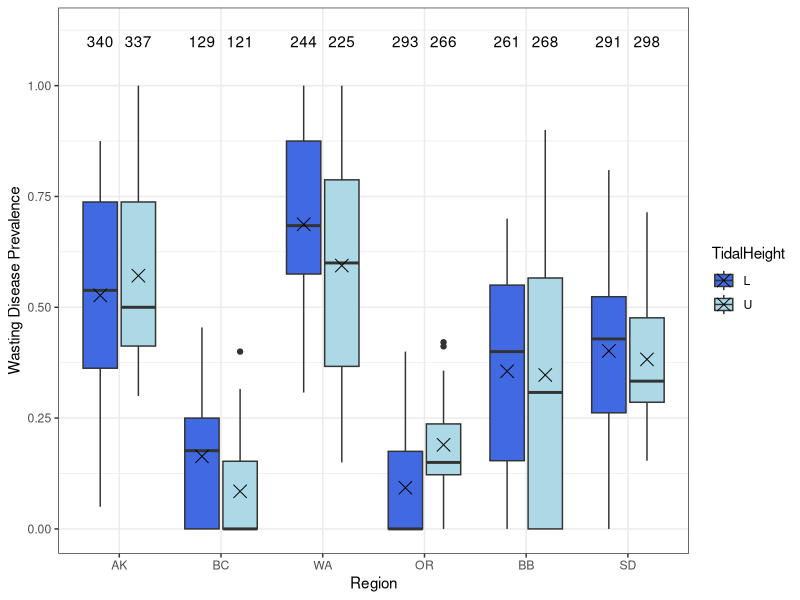
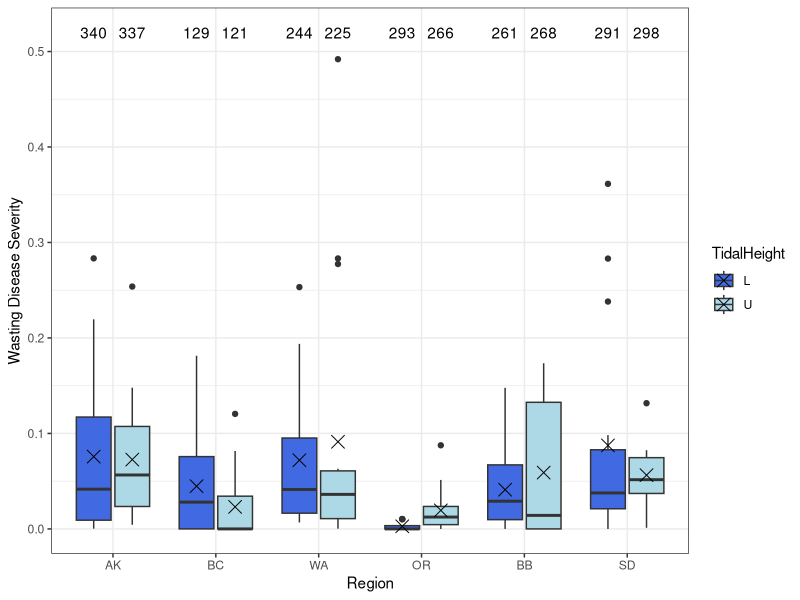

Reproduce these figures in R, in order.
## ---- chunk 1
knitr::opts_chunk$set(echo = TRUE)
library(tidyverse)
library(ggplot2)
site_order <- c("Alaska","British Columbia","Washington","Oregon","Bodega Bay","San Diego")
site_order2 <- c("AK","BC","WA","OR","BB","SD")

## ---- chunk 2
## read in and organize output from EELISA
output <- read.csv("NSF_Log_2019_12_16.csv")
output$location <- ordered(output$location,levels=site_order)
output <- separate(output,col=file_name,c("Region","SiteCode","Transect","TidalHeight",NA,NA),sep="[.]",remove = FALSE)
output <- unite(output,col="SampleID",c("Region","SiteCode","Transect","TidalHeight","blade_num"),sep=".",remove=FALSE)
output$Region <- ordered(output$Region,levels=site_order2)

#subset only EELISA scans split properly
output_true <- subset(output,correct_num=="TRUE")
which(duplicated(output_true$SampleID))
which(duplicated(output_true$SampleID,fromLast = TRUE))
output_true[c(1413,1414,1415,1467,1468,1469),]
#The duplicate SampleIDs come from the file "AK.C.4.L.6_10.tiff" which overlaps.
#Only 3 duplicates for the "true" dataset right now - some of the others were not split evenly.
#We want to keep the later entries (1467,1468,1469) because those are the "correct" numbers (match the surrounidng scans)
#Decide whether to keep the extra 6_10 blades as 21_25?
output_true <- output_true[-c(1413,1414,1415),]

## read in and organize DiseaseBlade samples (1-15 per transect)
blades <- read.csv("DiseaseBlades.csv")
blades$SampleID <- gsub("U","U_",blades$SampleID)
blades$SampleID <- gsub("L","L_",blades$SampleID)
blades <- separate(blades,col=SampleID,c("SampleDate","Region","SiteCode","TidalHeight","Transect","Blade"),sep="_")
blades <- unite(blades,col="SampleID",c("Region","SiteCode","Transect","TidalHeight","Blade"),sep=".",remove=FALSE)
blades$Region <- ordered(blades$Region,levels=site_order2)

## read in and organize the Epiphyte Blades samples (16-20 per transect)
epi_blades <- read.csv("ShootMetrics.csv")
epi_blades <- epi_blades[,c(3,15)]
epi_blades$SampleID <- gsub("U","U_",epi_blades$SampleID)
epi_blades$SampleID <- gsub("L","L_",epi_blades$SampleID)
epi_blades$SampleID <- gsub("_m4","_16",epi_blades$SampleID)
epi_blades$SampleID <- gsub("_m8","_17",epi_blades$SampleID)
epi_blades$SampleID <- gsub("_m12","_18",epi_blades$SampleID)
epi_blades$SampleID <- gsub("_m16","_19",epi_blades$SampleID)
epi_blades$SampleID <- gsub("_m20","_20",epi_blades$SampleID)

epi_blades <- separate(epi_blades,col=SampleID,c("SampleDate","Region","SiteCode","TidalHeight","Transect","Blade"),sep="_")
epi_blades <- unite(epi_blades,col="SampleID",c("Region","SiteCode","Transect","TidalHeight","Blade"),sep=".",remove=FALSE)
epi_blades$Region <- ordered(epi_blades$Region,levels=site_order2)

## combine Epiphyte and Disease Blades
blades <- rbind(blades,epi_blades)

# combine blades and EElISA output
# once we get the splits right, this will be the full data set
disease <- left_join(blades,output,by=c("SampleID","Region","SiteCode","TidalHeight","Transect"))
disease <- subset(disease,correct_num=="TRUE" | is.na(correct_num))
which(duplicated(disease$SampleID,fromLast = TRUE))
disease[which(duplicated(disease$SampleID)),]
disease[c(209,211,213,2484,2485,2486,2487,2488,2994,2995,2996,2997,2998),]
# calculate blade areas from EELISA output for samples that were not measured by hand
disease$BladeArea.cm2 <- ifelse(is.na(disease$BladeArea.cm2),disease$lesion_area+disease$healthy_area/100,disease$BladeArea.cm2)
# For now, drop samples that have no BladeArea (not measured by hand and no EELISA output)
disease_most <- subset(disease,BladeArea.cm2!="NA")
# Remaining samples should have EELISA output OR prevelance and severity are 0 (for hand-measured)
disease_most$prevelance <- ifelse(is.na(disease_most$severity),0,disease_most$prevelance)
disease_most$severity <- ifelse(is.na(disease_most$severity)&disease_most$prevelance==0,0,disease_most$severity)
disease_most$lesion_area <- ifelse(is.na(disease_most$lesion_area)&disease_most$prevelance==0,0,disease_most$lesion_area)
disease_most$severity_per <- disease_most$severity/100
disease_most_summ <- disease_most%>%
  group_by(Region,SiteCode,TidalHeight,Transect)%>%
  summarize(prev=mean(prevelance),sev=mean(severity_per,na.rm = TRUE),
            lesion=mean(lesion_area,na.rm=TRUE),count=length(blade_num),
            percent=count/20)
disease_most_summ2 <- disease_most%>%
  group_by(Region,TidalHeight)%>%
  summarize(prev=mean(prevelance),sev=mean(severity_per,na.rm = TRUE),
            lesion=mean(lesion_area,na.rm=TRUE),count=length(blade_num))
## ---- chunk 3
disease_most_summ2
## ---- chunk 4
ggplot(data=disease_most_summ,aes(x=Region,y=prev,fill=TidalHeight))+geom_boxplot()+
  stat_summary(fun.y=mean,geom="point",shape=4,size=4,position=position_dodge(width=0.75))+
  geom_text(data=disease_most_summ2,aes(x=Region,y=1.1,label=count),position=position_dodge(width=0.75))+
  scale_y_continuous(limits=c(0,1.12),breaks=c(0,0.25,0.5,0.75,1.0))+
  scale_fill_manual(values=c("royal blue","light blue"))+
  ylab("Wasting Disease Prevalence")+
  theme_bw()+
  theme()
## ---- chunk 5
ggplot(data=disease_most_summ,aes(x=Region,y=sev,fill=TidalHeight))+geom_boxplot()+
  stat_summary(fun.y=mean,geom="point",shape=4,size=4,position=position_dodge(width=0.75))+
  geom_text(data=disease_most_summ2,aes(x=Region,y=0.52,label=count),position=position_dodge(width=0.75))+
  scale_y_continuous(limits=c(0,0.52),breaks=c(0,0.1,0.2,0.3,0.4,0.5))+
  scale_fill_manual(values=c("royal blue","light blue"))+
  ylab("Wasting Disease Severity")+
  theme_bw()+
  theme()
